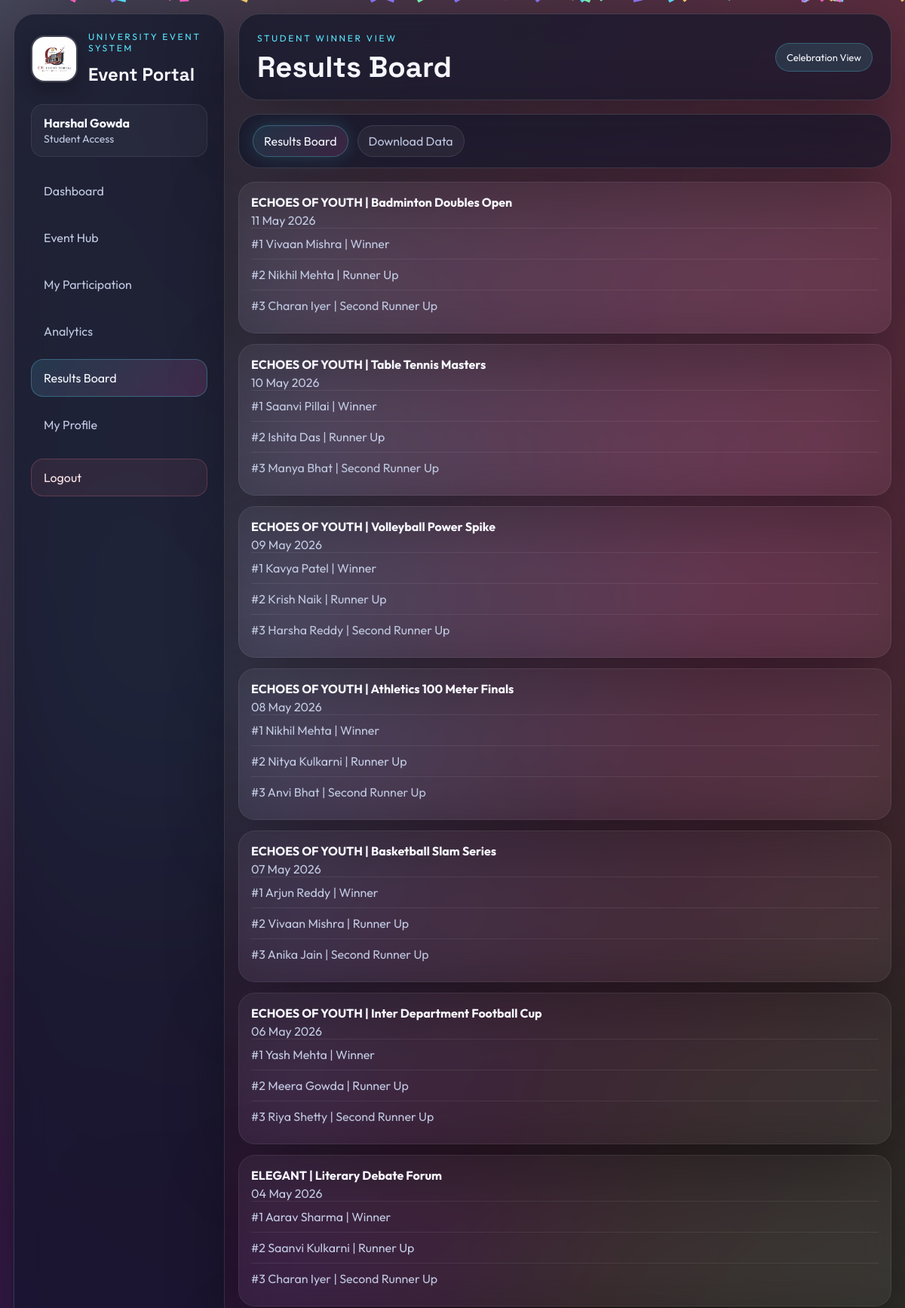
The page /results (signed in, upper part) on the database its author committed.
### tables this page shows
CREATE TABLE app_settings (
            setting_key TEXT PRIMARY KEY,
            setting_value TEXT
        );

CREATE TABLE portal_users (
            user_id INTEGER PRIMARY KEY AUTOINCREMENT,
            full_name TEXT NOT NULL,
            mobile TEXT UNIQUE NOT NULL,
            password_hash TEXT NOT NULL,
            role TEXT NOT NULL DEFAULT 'student',
            department_name TEXT,
            registration_number TEXT UNIQUE,
            participant_id INTEGER,
            created_at TIMESTAMP DEFAULT CURRENT_TIMESTAMP
        );

CREATE TABLE competition_results (
            result_id INTEGER PRIMARY KEY AUTOINCREMENT,
            event_id INTEGER NOT NULL,
            participant_id INTEGER NOT NULL,
            rank_position INTEGER NOT NULL,
            award_name TEXT,
            prize_amount REAL DEFAULT 0,
            remarks TEXT,
            created_at TIMESTAMP DEFAULT CURRENT_TIMESTAMP,
            UNIQUE(event_id, rank_position)
        );

CREATE TABLE events (
            event_id INTEGER PRIMARY KEY AUTOINCREMENT,
            event_name TEXT NOT NULL,
            department_id INTEGER,
            category_id INTEGER,
            event_date TEXT,
            venue TEXT,
            description TEXT,
            organizer_name TEXT NOT NULL,
            is_competition INTEGER DEFAULT 0,
            status TEXT NOT NULL DEFAULT 'Approved',
            requested_by INTEGER,
            created_by INTEGER,
            created_at TIMESTAMP DEFAULT CURRENT_TIMESTAMP
        , parent_festival TEXT DEFAULT 'NEXUS');

CREATE TABLE participants (
            participant_id INTEGER PRIMARY KEY AUTOINCREMENT,
            user_id INTEGER,
            participant_name TEXT NOT NULL,
            registration_number TEXT UNIQUE,
            roll_number TEXT,
            department_id INTEGER,
            year_of_study INTEGER,
            participant_type TEXT NOT NULL DEFAULT 'Internal',
            email TEXT,
            phone TEXT,
            created_at TIMESTAMP DEFAULT CURRENT_TIMESTAMP
        );

### app.py (the view, shortened to what this page needs)
@app.route("/results", methods=["GET", "POST"])
@login_required
def results():
    user = get_current_user()
    if user["role"] != "host":
        return render_template("results_board.html", active_page="results", results_board=get_results_board(), page_effect="celebration")

### app.py (called while the page is built)
def get_connection():
    connection = sqlite3.connect(DB_PATH)
    connection.row_factory = sqlite3.Row
    return connection

def fetch_table(table_name, order_by=None, descending=False, where=None, params=None):
    connection = get_connection()
    query = f"SELECT * FROM {table_name}"
    values = params or []
    if where:
        query += f" WHERE {where}"
    if order_by:
        direction = "DESC" if descending else "ASC"
        query += f" ORDER BY {order_by} {direction}"
    rows = [dict(row) for row in connection.execute(query, values).fetchall()]
    connection.close()
    return rows

def fetch_single(table_name, where=None, params=None):
    rows = fetch_table(table_name, where=where, params=params)
    return rows[0] if rows else None

def get_setting(setting_key, default_value=None):
    row = fetch_single("app_settings", where="setting_key = ?", params=[setting_key])
    return row["setting_value"] if row else default_value

def get_current_user():
    if "user_id" not in session:
        return None
    return fetch_single("portal_users", where="user_id = ?", params=[session["user_id"]])

def get_admin_contact_number():
    configured_number = os.getenv("ADMIN_CONTACT_NUMBER")
    if configured_number:
        return configured_number
    host_user = fetch_single("portal_users", where="role = ?", params=["host"])
    return host_user["mobile"] if host_user and host_user.get("mobile") else "9000000000"

def login_required(view):
    @wraps(view)
    def wrapped_view(*args, **kwargs):
        if "user_id" not in session:
            flash("Please login to access the portal.", "danger")
            return redirect(url_for("home"))
        return view(*args, **kwargs)
    return wrapped_view

def format_date_label(raw_value):
    if not raw_value:
        return "Date to be announced"
    try:
        return datetime.strptime(str(raw_value), "%Y-%m-%d").strftime("%d %b %Y")
    except ValueError:
        return str(raw_value)

@app.context_processor
def inject_globals():
    return {
        "current_user": get_current_user(),
        "festival_names": FESTIVAL_NAMES,
        "public_logo": get_setting("public_logo"),
        "admin_contact_number": get_admin_contact_number(),
        "event_request_roles": sorted(EVENT_REQUEST_ROLES),
    }

### templates/results_board.html (shortened to what this page needs)
{% extends 'base.html' %}
{% block content %}
<section class="page-header glass-panel">
  <div>
    <p class="eyebrow">Student winner view</p>
    <h1>Results Board</h1>
  </div>
  <span class="status-badge">Celebration View</span>
</section>
<section class="bubble-bar glass-panel">
  <a href="{{ url_for('results') }}" class="bubble-link active">Results Board</a>
  <a href="{{ url_for('download_scope', scope='results') }}" class="bubble-link">Download Data</a>
</section>
<section class="results-grid">
  {% for board in results_board %}
  <article class="content-card glass-panel result-card">
    <strong>{{ board.parent_festival }} | {{ board.event_name }}</strong>
    <p>{{ board.event_date_label }}</p>
    {% for winner in board.winners %}
    <div class="winner-row">#{{ winner.rank_position }} {{ winner.participant_name }}{% if winner.award_name %} | {{ winner.award_name }}{% endif %}</div>
    {% endfor %}
  </article>
  {% else %}
  <div class="empty-state">The host has not announced any results yet.</div>
  {% endfor %}
</section>
{% endblock %}

### templates/base.html (shortened to what this page needs)
<!DOCTYPE html>
<html lang="en">
<head>
  <link rel="stylesheet" href="{{ url_for('static', filename='css/style.css') }}">
</head>
<body class="app-body {% if page_effect == 'celebration' %}celebration-page{% endif %}">
  <div class="rainbow-orbit"></div>
  <div class="aurora-layer aurora-one"></div>
  <div class="aurora-layer aurora-two"></div>
  <div class="grain-layer"></div>
  <div class="confetti-layer" id="confetti-layer"></div>
  <div class="portal-shell">
    <aside class="sidebar glass-panel">
      <div>
        <div class="brand-lockup">
          {% if public_logo %}
          <img src="{{ url_for('static', filename=public_logo) }}" alt="Portal logo" class="sidebar-logo">
          {% else %}
          <div class="brand-icon">CE</div>
          {% endif %}
          <div>
            <p class="eyebrow">University Event System</p>
            <h2>Event Portal</h2>
          </div>
        </div>
        {% if current_user %}
        <div class="user-chip">
          <strong>{{ current_user.full_name }}</strong>
          <span>{{ 'Host Access' if current_user.role == 'host' else 'Student Access' }}</span>
        </div>
        {% endif %}
        <nav class="nav-list">
          <a href="{{ url_for('dashboard') }}" class="nav-item {% if active_page == 'dashboard' %}active{% endif %}">Dashboard</a>
          <a href="{{ url_for('events') }}" class="nav-item {% if active_page == 'events' %}active{% endif %}">{{ 'Event Control' if current_user and current_user.role == 'host' else 'Event Hub' }}</a>
          <a href="{{ url_for('participations') }}" class="nav-item {% if active_page == 'participations' %}active{% endif %}">{{ 'Participation Control' if current_user and current_user.role == 'host' else 'My Participation' }}</a>
          <a href="{{ url_for('analytics') }}" class="nav-item {% if active_page == 'analytics' %}active{% endif %}">Analytics</a>
          <a href="{{ url_for('results') }}" class="nav-item {% if active_page == 'results' %}active{% endif %}">{{ 'Manage Results' if current_user and current_user.role == 'host' else 'Results Board' }}</a>
          {% if current_user and current_user.role != 'host' %}
          <a href="{{ url_for('profile') }}" class="nav-item {% if active_page == 'profile' %}active{% endif %}">My Profile</a>
          {% endif %}
          <a href="{{ url_for('logout') }}" class="nav-item nav-item-logout">Logout</a>
        </nav>
      </div>
    </aside>
    <main class="content-area">
      {% block content %}{% endblock %}
    </main>
  </div>
</body>
</html>

### rows shown on the page
app_settings: setting_value (picture)
portal_users: full_name "Harshal Gowda", role "Student Access", role "Event Hub", role "My Participation", role "Results Board"
competition_results: parent_festival "ECHOES OF YOUTH", event_name "Badminton Doubles Open", event_date_label "11 May 2026", rank_position "1", participant_name "Vivaan Mishra", award_name "Winner"
competition_results: rank_position "2", participant_name "Nikhil Mehta", award_name "Runner Up"
competition_results: rank_position "3", participant_name "Charan Iyer", award_name "Second Runner Up"
competition_results: parent_festival "ECHOES OF YOUTH", event_name "Table Tennis Masters", event_date_label "10 May 2026", rank_position "1", participant_name "Saanvi Pillai", award_name "Winner"
competition_results: rank_position "2", participant_name "Ishita Das", award_name "Runner Up"
competition_results: rank_position "3", participant_name "Manya Bhat", award_name "Second Runner Up"
competition_results: parent_festival "ECHOES OF YOUTH", event_name "Volleyball Power Spike", event_date_label "09 May 2026", rank_position "1", participant_name "Kavya Patel", award_name "Winner"
competition_results: rank_position "2", participant_name "Krish Naik", award_name "Runner Up"
competition_results: rank_position "3", participant_name "Harsha Reddy", award_name "Second Runner Up"
competition_results: parent_festival "ECHOES OF YOUTH", event_name "Athletics 100 Meter Finals", event_date_label "08 May 2026", rank_position "1", participant_name "Nikhil Mehta", award_name "Winner"
competition_results: rank_position "2", participant_name "Nitya Kulkarni", award_name "Runner Up"
competition_results: rank_position "3", participant_name "Anvi Bhat", award_name "Second Runner Up"
competition_results: parent_festival "ECHOES OF YOUTH", event_name "Basketball Slam Series", event_date_label "07 May 2026", rank_position "1", participant_name "Arjun Reddy", award_name "Winner"
competition_results: rank_position "2", participant_name "Vivaan Mishra", award_name "Runner Up"
competition_results: rank_position "3", participant_name "Anika Jain", award_name "Second Runner Up"
competition_results: parent_festival "ECHOES OF YOUTH", event_name "Inter Department Football Cup", event_date_label "06 May 2026", rank_position "1", participant_name "Yash Mehta", award_name "Winner"
competition_results: rank_position "2", participant_name "Meera Gowda", award_name "Runner Up"
competition_results: rank_position "3", participant_name "Riya Shetty", award_name "Second Runner Up"
competition_results: parent_festival "ELEGANT", event_name "Literary Debate Forum", event_date_label "04 May 2026", rank_position "1", participant_name "Aarav Sharma", award_name "Winner"
competition_results: rank_position "2", participant_name "Saanvi Kulkarni", award_name "Runner Up"
competition_results: rank_position "3", participant_name "Charan Iyer", award_name "Second Runner Up"
